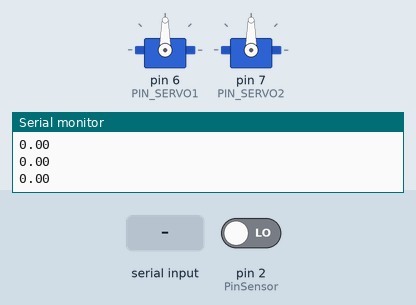
Simulated run of this sketch. Board: Arduino Uno, built with avr-gcc and run on an emulated ATmega328P. Shown: 2 × servo, the last lines printed to the serial monitor. The test bench sets the inputs (shaded band); at power-on: pin 2 (PinSensor) LOW.

Above: at 3.8 s.
3.9 s: "30;150\n" received over the second serial link
At 5.2 s:
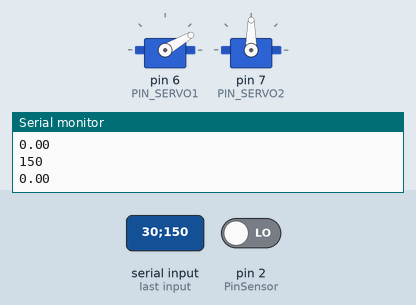
5.5 s: "%" received over the second serial link
At 6.7 s:
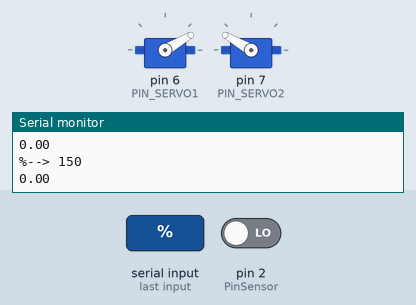
7.5 s: "90;45\n" received over the second serial link
At 9.3 s:
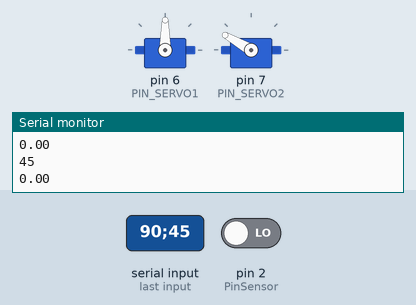
9.6 s: ";" received over the second serial link
At 11.1 s:
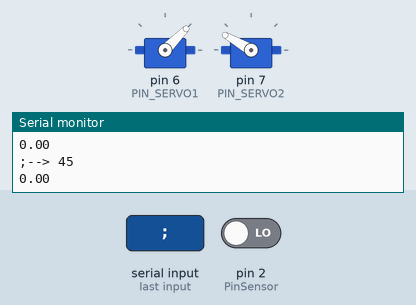
11.7 s: "1;90\n" received over the second serial link
At 12.6 s:
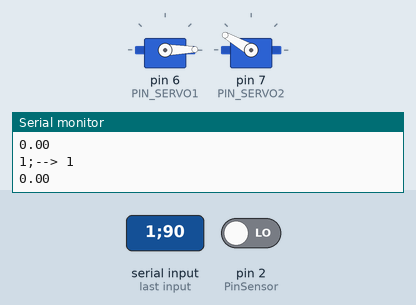
13.7 s: "1;90;45\n" received over the second serial link
At 15.3 s:
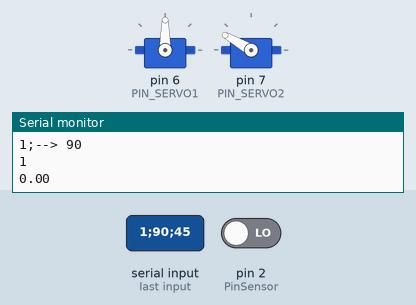
Timing chart, 0 to 16.8 s (numbered marks = the images above; inputs shaded):
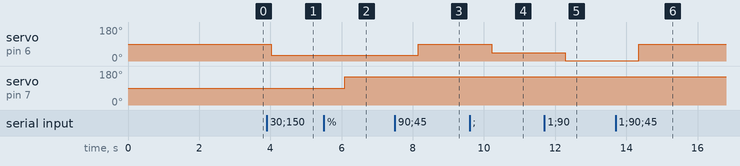

Measured:
- after the input at 3.9 s, servo on pin 6 (PIN_SERVO1): 90° → 30° after 0.12 s
- after the input at 5.5 s, servo on pin 7 (PIN_SERVO2): 90° → 150° after 0.58 s
- after the input at 7.5 s, servo on pin 6 (PIN_SERVO1): 30° → 90° after 0.65 s
- after the input at 9.6 s, servo on pin 6 (PIN_SERVO1): 90° → 45° after 0.62 s
- after the input at 11.7 s, servo on pin 6 (PIN_SERVO1): 45° → 1° after 0.58 s
- after the input at 13.7 s, servo on pin 6 (PIN_SERVO1): 1° → 90° after 0.65 s

The sketch:

Smart_Shower.ino
```cpp
#include <SoftwareSerial.h>
#include <Servo.h>

//------------variables para caudalimetro
volatile int NumPulsos; //cantidad de pulsos recibidos
int PinSensor = 2; //sensor concetado en el pin 2
float factor = 4; //para convertir la frecuencia a caudal
float volumen = 0;
long dt = 0;  //variacion de tiempo por cada bucle
long t0 = 0;  //miliseg del bucle anterior
int t = 0;
//---------------variables para servos y BT
Servo servo1;
Servo servo2;
SoftwareSerial miBT(10, 11); // TXD / RXD
  int PIN_SERVO1 = 6;
  int PIN_SERVO2 = 7;
  char DATO;
  String aux = "";
  String angulo1 = "";
  String angulo2 = "";

  //---------------------------------

void setup() {

  Serial.begin(9600);   //iniciamos la comunicacion serie
   miBT.begin(9600);
  // ----- mandamos el pin donde se conecta el servo a el metodo attach
 servo1.attach(PIN_SERVO1);
 servo2.attach(PIN_SERVO2);

 // --------- para el caudalimetro:
  attachInterrupt(0,ContarPulsos,RISING);   //Interrupcion 0 (Pin2), funcion,Flanco de subida
  t0 = millis();

}

void loop() {

  /////////////////////////////////////////// caudal
   float frecuencia = getFrecuencia();  //Obtenemos la frecuencia de los pulsos en Hz

  float caudal = frecuencia / factor;
  dt = millis() - t0;
  t0 = millis();
  volumen = volumen + (caudal/60) * (dt / 1000);  // volumen (L) = caudal(L/s) * tiempo(s)

  if(caudal != 0){
    t = t+1;
    }
    //enviamos por el BT
    String vol;
    vol = String(volumen);


    miBT.print(vol+"V");
    //enviamos por el puerto serie
    Serial.println(vol);
    //Serial.print(",");
    //Serial.print(caudal);
    //Serial.print(",");
    //Serial.println(t);

 //limite
    if(volumen >= 3){
      volumen = 0;
      }
}

void ContarPulsos(){
  NumPulsos++;     //incrementamos la variable de pulsos
}
int getFrecuencia(){

  int frecuencia;
  NumPulsos = 0;   //Ponemos a 0 el numero de pulsos
  interrupts();   //habilitamos las interrupciones

   delay(1000);   //muestra de 1 segundo
   /////////////////////////////////////////
   while(miBT.available()){
     DATO = miBT.read();
      Serial.print(DATO);
    if(DATO == ';'){    // si es el servo 1
      angulo1 = aux;
       aux = "";
      break;

   }else{
    if(DATO == '%'){  //si es el servo 2
      angulo2 = aux;
      aux = "";
      break;
      }else{

    aux += DATO;

      }
      }

    }
    //servo 1
    if(angulo1 != ""){

        servo1.write( angulo1.toInt());
        delay(50);
         miBT.print(angulo1+"#");

         Serial.println("--> "+angulo1);
      }

       //servo 2
        if(angulo2 != ""){

        servo2.write( angulo2.toInt());
        delay(50);
         miBT.print(angulo2+"~");

         Serial.println("--> "+angulo2);
      }

       angulo1 = "";
       angulo2 = "";
  //////////////////////////////////////////////
  noInterrupts(); //Desabilitamos las interrupciones
  frecuencia = NumPulsos;  //Hz (pulsos por segundo)
  return frecuencia;
}
```
